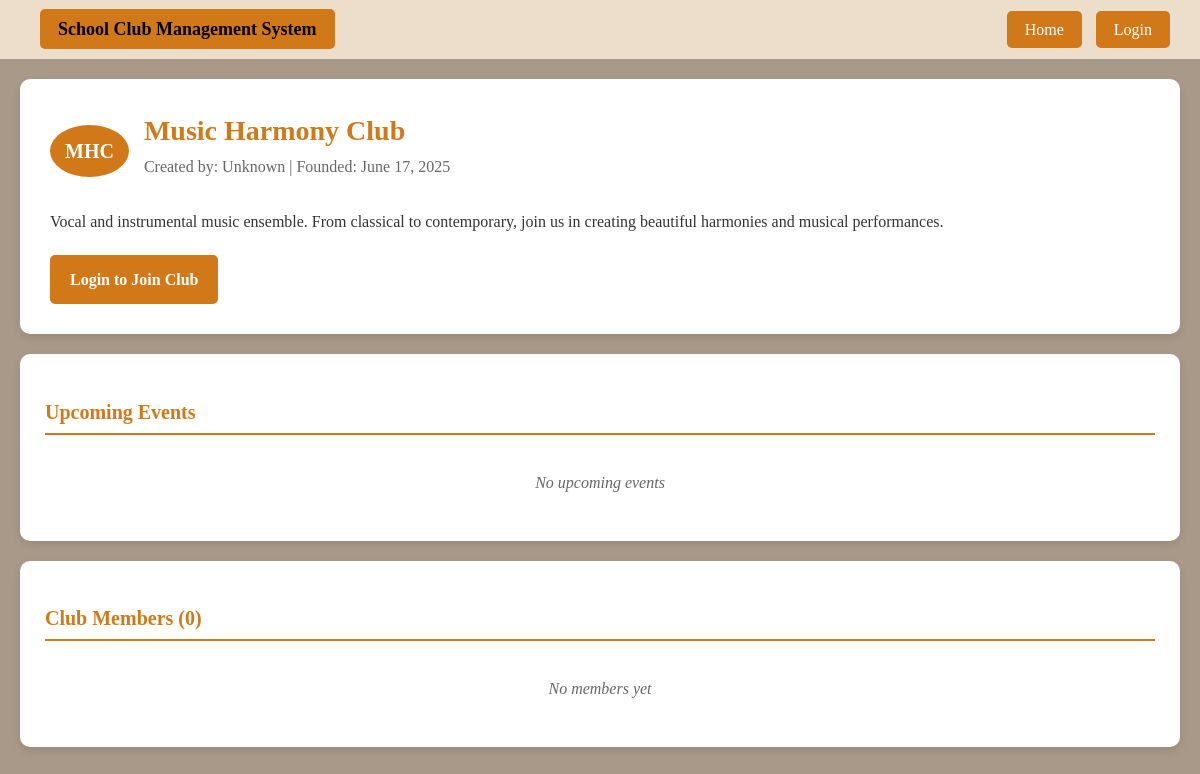
/club_details.php?id=7, run on an earlier commit of the app's database.
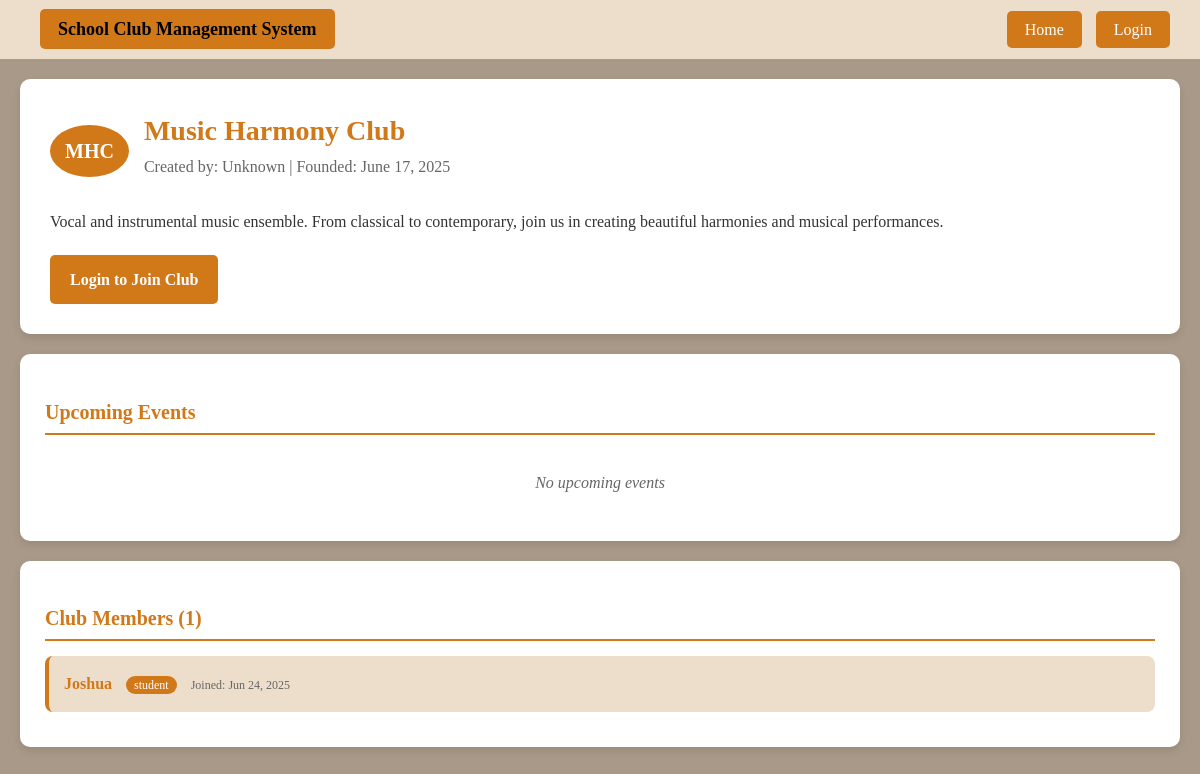
And on a later commit of the database.
### tables this page shows
CREATE TABLE `memberships` (
  `id` int(11) NOT NULL,
  `user_id` int(11) NOT NULL,
  `club_id` int(11) NOT NULL,
  `joined_at` timestamp NOT NULL DEFAULT current_timestamp()
);

CREATE TABLE `users` (
  `id` int(11) NOT NULL,
  `username` varchar(50) NOT NULL,
  `surname` varchar(100) DEFAULT NULL,
  `email` varchar(100) NOT NULL,
  `school_id` varchar(50) NOT NULL,
  `password` varchar(255) NOT NULL,
  `role` enum('student','club_manager','admin') DEFAULT 'student',
  `created_at` timestamp NOT NULL DEFAULT current_timestamp()
);

### club_details.php (the view, shortened to what this page needs)
<?php
$conn = new mysqli("localhost", "root", "", "ics_project");
$club_id = isset($_GET['id']) ? intval($_GET['id']) : 0;
$club_stmt = $conn->prepare("SELECT c.*, u.username as creator_name FROM clubs c LEFT JOIN users u ON c.created_by = u.id WHERE c.id = ?");
$club_stmt->bind_param("i", $club_id);
$club_stmt->execute();
$club_result = $club_stmt->get_result();
$club = $club_result->fetch_assoc();
$events_stmt = $conn->prepare("SELECT * FROM events WHERE club_id = ? ORDER BY event_date DESC");
$events_stmt->bind_param("i", $club_id);
$events_stmt->execute();
$events_result = $events_stmt->get_result();
$members_stmt = $conn->prepare("SELECT u.username, u.role, m.joined_at FROM memberships m JOIN users u ON m.user_id = u.id WHERE m.club_id = ? ORDER BY m.joined_at DESC");
$members_stmt->bind_param("i", $club_id);
$members_stmt->execute();
$members_result = $members_stmt->get_result();
$is_member = false;
?>
<!DOCTYPE html>
<html>
<head>
</head>
<body>
    <div class="navbar">
        <div class="logo">
            <a href="home.php" style="color: black; text-decoration: none;">
                School Club Management System
            </a>
        </div>
        <div>
            <?php if (isset($_SESSION['username'])): ?>
                <span style="color: black; margin-right: 10px;">
                    Welcome, <?php echo htmlspecialchars($_SESSION['username']); ?>!
                </span>
                <a href="home.php">Home</a>
                <a href="student_dashboard.php">Dashboard</a>
                <a href="logout.php">Logout</a>
            <?php else: ?>
                <a href="home.php">Home</a>
                <a href="login.php">Login</a>
            <?php endif; ?>
        </div>
    </div>
    <div class="container">
        <div class="club-header">
            <div class="club-title">
                <div class="club-initials-badge"><?php echo htmlspecialchars($club['initials']); ?></div>
                <div>
                    <h1 class="club-name"><?php echo htmlspecialchars($club['name']); ?></h1>
                    <div class="club-meta">
                        Created by: <?php echo htmlspecialchars($club['creator_name'] ?? 'Unknown'); ?> |
                        Founded: <?php echo date('F j, Y', strtotime($club['created_at'])); ?>
                    </div>
                </div>
            </div>
            <div class="club-description">
                <?php echo htmlspecialchars($club['description']); ?>
            </div>
            <?php if (isset($_SESSION['user_id'])): ?>
                <div class="action-buttons">
                    <?php if ($is_member): ?>
                        <span class="btn btn-success">✓ You are a member</span>
                        <a href="leave_club.php?id=<?php echo $club_id; ?>" class="btn btn-secondary"
                           onclick="return confirm('Are you sure you want to leave this club?')">Leave Club</a>
                    <?php else: ?>
                        <a href="join_club.php?id=<?php echo $club_id; ?>" class="btn btn-primary">Join Club</a>
                    <?php endif; ?>
                </div>
            <?php else: ?>
                <div class="action-buttons">
                    <a href="login.php" class="btn btn-primary">Login to Join Club</a>
                </div>
            <?php endif; ?>
        </div>
        <div class="section">
            <h2 class="section-title">Upcoming Events</h2>
            <?php if ($events_result->num_rows > 0): ?>
                <?php while($event = $events_result->fetch_assoc()): ?>
                    <div class="event-item">
                        <div class="event-title"><?php echo htmlspecialchars($event['title']); ?></div>
                        <div class="event-date">
                            <?php echo $event['event_date'] ? date('F j, Y', strtotime($event['event_date'])) : 'Date TBD'; ?>
                        </div>
                        <div><?php echo htmlspecialchars($event['description']); ?></div>
                    </div>
                <?php endwhile; ?>
            <?php else: ?>
                <div class="no-content">No upcoming events</div>
            <?php endif; ?>
        </div>
        <div class="section">
            <h2 class="section-title">Club Members (<?php echo $members_result->num_rows; ?>)</h2>
            <?php if ($members_result->num_rows > 0): ?>
                <?php while($member = $members_result->fetch_assoc()): ?>
                    <div class="member-item">
                        <span class="member-name"><?php echo htmlspecialchars($member['username']); ?></span>
                        <span class="member-role"><?php echo htmlspecialchars($member['role']); ?></span>
                        <span style="color: #666; font-size: 12px; margin-left: 10px;">
                            Joined: <?php echo date('M j, Y', strtotime($member['joined_at'])); ?>
                        </span>
                    </div>
                <?php endwhile; ?>
            <?php else: ?>
                <div class="no-content">No members yet</div>
            <?php endif; ?>
        </div>
    </div>
</body>

What changed in the data, as far as the page shows it:
added memberships: user.username "Joshua", user.role "student", joined_at "Jun 24, 2025"
Also different on the page:
$members_result->num_rows: "0" → "1"
text no longer shown: "No members yet"
